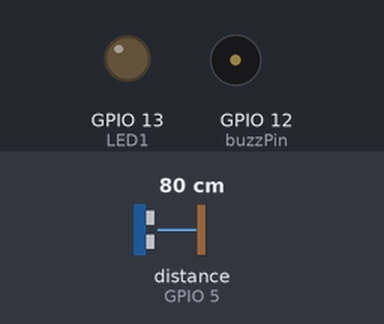
A sketch run on a simulated ESP8266 (NodeMCU). On the bench: output pins drawn as LEDs (lit = HIGH), buzzer (waves = sounding, pin HIGH). Wiring (inferred from the names in the program): ultrasonic range finder: trigger GPIO 4; echo GPIO 5. Inputs (shaded band) come from the test bench; at power-on: distance to the obstacle (sensor on GPIO 5) 80 cm. The echo pulse lasts 58.3 µs per cm; WiFi joins after 1.5 s; servers stay silent unless stated; the local clock reads 2024-03-15 10:24:30 at power-on unless the sketch sets it; pins used as bus, display or sensor lines are not drawn; what the sketch prints to the serial monitor is not drawn.

Above: at 3.3 s.
3.4 s: distance to the obstacle (sensor on GPIO 5) set to 12 cm
4.9 s: distance to the obstacle (sensor on GPIO 5) set to 9 cm
At 5.8 s:
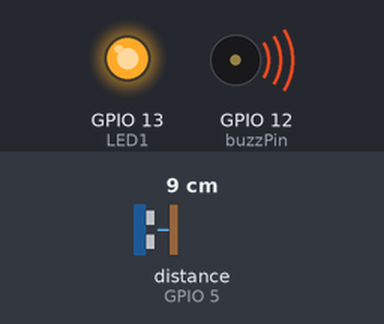
6.4 s: distance to the obstacle (sensor on GPIO 5) set to 18 cm
At 7.4 s:
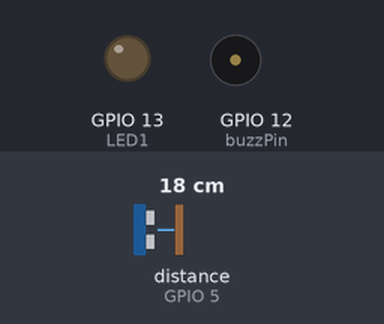
7.9 s: distance to the obstacle (sensor on GPIO 5) set to 2 cm
At 9.3 s:
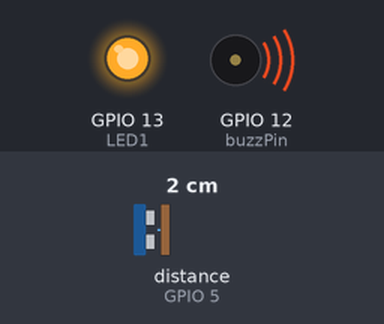
Timing chart, 0 to 10.4 s (numbered marks = the images above; inputs shaded):
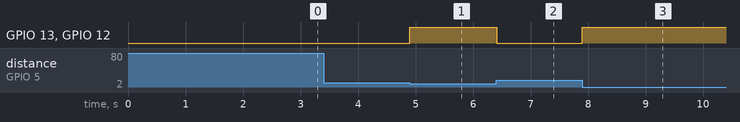

Measured:
- the behaviour switches between 11 and 10 cm on distance to the obstacle (sensor on GPIO 5) (found by bisection; images 0 and 1)
- after the input at 3.4 s, every drawn part: stays the same
- after the input at 4.9 s, GPIO 13 (LED1), GPIO 12 (buzzPin): LOW → HIGH at once
- after the input at 6.4 s, GPIO 13 (LED1), GPIO 12 (buzzPin): HIGH → LOW at once
- after the input at 7.9 s, GPIO 13 (LED1), GPIO 12 (buzzPin): LOW → HIGH at once

The sketch:

home_security.ino
```cpp
#include <ESP8266WiFi.h>
#include <WiFiClientSecure.h>
#include <UniversalTelegramBot.h>


const char* ssid = "Umayra";// Enter your WIFI SSID
const char* password = "Uniza%5552"; // Enter your WIFI Password


#define BOTtoken "7484705779:AAGwHTWu7neHQNDu12UsbVSHKblb5aSJ3agrc" // Enter the bottoken you got from botfather
#define CHAT_ID "5645698660" // Enter your chatID you got from chatid bot


X509List cert(TELEGRAM_CERTIFICATE_ROOT);
WiFiClientSecure client;
UniversalTelegramBot bot(BOTtoken, client);

int const trigPin = 4;
int const echoPin = 5;
int const buzzPin = 12;
const int LED1 = 13;

void setup()
{
  Serial.begin(115200);
  configTime(0, 0, "pool.ntp.org");
  client.setTrustAnchors(&cert);

  WiFi.mode(WIFI_STA);
  WiFi.begin(ssid, password);

  int a = 0;
  while (WiFi.status() != WL_CONNECTED) {
    Serial.print(".");
    delay(500);
    a++;
  }

pinMode(trigPin, OUTPUT);
pinMode(echoPin, INPUT);
pinMode(buzzPin, OUTPUT);
pinMode(LED1 , OUTPUT);

  Serial.println("");
  Serial.println("WiFi connected");
  Serial.print("IP address: ");
  Serial.println(WiFi.localIP());
  bot.sendMessage(CHAT_ID, "Wifi Connected!", "");
  bot.sendMessage(CHAT_ID, "System has Started!!", "");

}
void loop()
{

int duration, distance;
digitalWrite(trigPin, HIGH);
delay(1);
digitalWrite(trigPin, LOW);
duration = pulseIn(echoPin, HIGH);
distance = (duration/2) / 29.1;

if (distance <= 10 && distance >= 0) {
digitalWrite(buzzPin, HIGH);
digitalWrite(LED1, HIGH);
bot.sendMessage(CHAT_ID, "ALERT! MOTION DETECTED!!", "");

} else {
digitalWrite(buzzPin, LOW);
digitalWrite(LED1, LOW);
}

}
```
